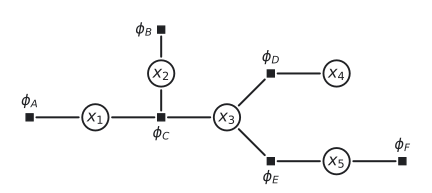

Generate this figure with Python:
"""Factor tree over five binary variables, factors phi_A..phi_F. Redrawn from the TikZ source of
Gutmann, Pen and Paper Exercises in Machine Learning (CC BY 4.0), Ex. 6.2/6.4.
"""

import matplotlib.pyplot as plt
from matplotlib.patches import Circle, FancyArrowPatch, Rectangle

from mlrecall.figstyle import INK, LIGHT, save

R = 0.3  # node radius (data units)
PANELS = [
    {
        "nodes": {
            "x1": (1.5, 0, "$x_1$"),
            "x2": (3, 1, "$x_2$"),
            "x3": (4.5, 0, "$x_3$"),
            "x4": (7, 1, "$x_4$"),
            "x5": (7, -1, "$x_5$"),
        },
        "factors": {
            "A": (0, 0, "$\\phi_A$", "above"),
            "C": (3, 0, "$\\phi_C$", "below"),
            "B": (3, 2, "$\\phi_B$", "left"),
            "D": (5.5, 1, "$\\phi_D$", "above"),
            "E": (5.5, -1, "$\\phi_E$", "below"),
            "F": (8.5, -1, "$\\phi_F$", "above"),
        },
        "edges": [
            ("A", "x1", "u", 0.0),
            ("x1", "C", "u", 0.0),
            ("C", "x2", "u", 0.0),
            ("x2", "B", "u", 0.0),
            ("C", "x3", "u", 0.0),
            ("x3", "D", "u", 0.0),
            ("x3", "E", "u", 0.0),
            ("D", "x4", "u", 0.0),
            ("E", "x5", "u", 0.0),
            ("x5", "F", "u", 0.0),
        ],
    }
]


def draw(ax, panel):
    nodes, patches = panel["nodes"], {}
    for name, (x, y, label) in nodes.items():
        shaded = name in panel.get("shaded", ())
        c = Circle((x, y), R, fc=LIGHT if shaded else "white", ec=INK, lw=1.4, zorder=3)
        ax.add_patch(c)
        patches[name] = c
        ax.text(x, y, label, ha="center", va="center", fontsize=12, color=INK, zorder=4)
    for name, (x, y, label, side) in panel.get("factors", {}).items():
        s = 0.16
        sq = Rectangle((x - s / 2, y - s / 2), s, s, fc=INK, ec=INK, zorder=3)
        ax.add_patch(sq)
        patches[name] = sq
        dx, dy, ha, va = {
            "above": (0, 0.2, "center", "bottom"),
            "below": (0, -0.2, "center", "top"),
            "left": (-0.2, 0, "right", "center"),
            "right": (0.2, 0, "left", "center"),
        }[side]
        ax.text(x + dx, y + dy, label, ha=ha, va=va, fontsize=12 - 1, color=INK)
    centers = {k: v[:2] for k, v in {**nodes, **panel.get("factors", {})}.items()}
    for a, b, kind, rad in panel["edges"]:
        ax.add_patch(
            FancyArrowPatch(
                posA=centers[a],
                posB=centers[b],
                patchA=patches[a],
                patchB=patches[b],
                arrowstyle="-|>" if kind == "d" else "-",
                mutation_scale=14,
                connectionstyle=f"arc3,rad={rad}",
                color=INK,
                lw=1.5,
                zorder=2,
            )
        )
    if panel.get("title"):
        ys = [y for x, y, _ in nodes.values()] + [
            y for x, y, *_ in panel.get("factors", {}).values()
        ]
        xs = [x for x, y, _ in nodes.values()] + [
            x for x, y, *_ in panel.get("factors", {}).values()
        ]
        ax.text(
            (min(xs) + max(xs)) / 2,
            min(ys) - R - 0.35,
            panel["title"],
            ha="center",
            va="top",
            fontsize=12,
            color=INK,
            fontweight="bold",
        )
    ax.set_aspect("equal")
    ax.axis("off")
    ax.autoscale_view()


fig, axes = plt.subplots(1, len(PANELS), figsize=(5.6, 2.6), squeeze=False)
for ax, panel in zip(axes[0], PANELS, strict=False):
    draw(ax, panel)
    xs = [x for x, y, _ in panel["nodes"].values()] + [
        x for x, y, *_ in panel.get("factors", {}).values()
    ]
    ys = [y for x, y, _ in panel["nodes"].values()] + [
        y for x, y, *_ in panel.get("factors", {}).values()
    ]
    pad = 0.5
    bottom = 0.75 if panel.get("title") else 0
    ax.set_xlim(min(xs) - pad, max(xs) + pad)
    ax.set_ylim(min(ys) - pad - bottom, max(ys) + pad + panel.get("top", 0))
save(fig, __file__)
